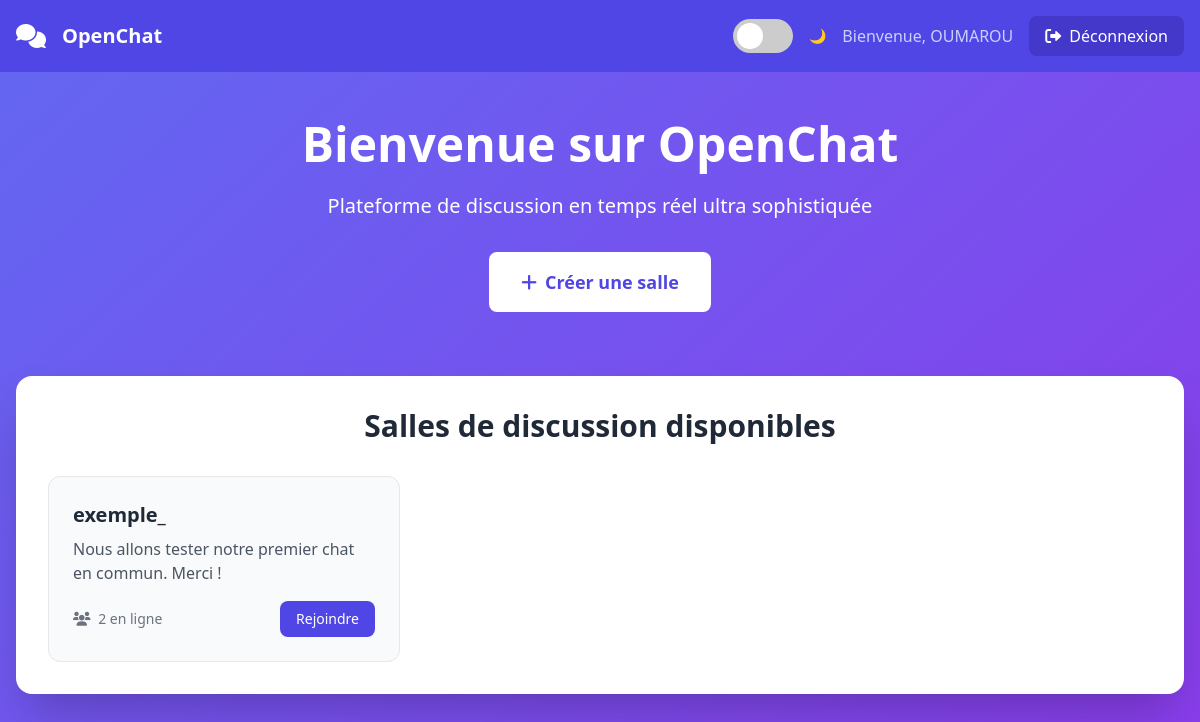
The app's page / (signed in) with its own data.
### accounts/models.py (models this page shows, shortened)
class CustomUser(AbstractUser):
    online = models.BooleanField(default=False)
    avatar = models.ImageField(upload_to='avatars/', null=True, blank=True)
    bio = models.TextField(max_length=500, blank=True)
    last_seen = models.DateTimeField(auto_now=True)
    class Meta:
        db_table = 'auth_user'

### chat/models.py (models this page shows, shortened)
class ChatRoom(models.Model):
    name = models.CharField(max_length=255, unique=True)
    description = models.TextField(blank=True)
    created_at = models.DateTimeField(auto_now_add=True)
    is_public = models.BooleanField(default=True)
    max_participants = models.IntegerField(default=50)
    def get_online_count(self):
        return self.participants.filter(online=True).count()
    class Meta:
        ordering = ['-created_at']

### chat/views.py (the view)
# urls.py: path('', views.index, name='index'),
@login_required
def index(request):
    rooms = ChatRoom.objects.filter(is_public=True)
    return render(request, 'chat/index.html', {'rooms': rooms})

### templates/chat/index.html (shortened to what this page needs)
{% extends 'base.html' %}
{% block content %}
<div class="min-h-screen bg-gradient-to-br from-indigo-500 to-purple-600 py-12">
    <div class="max-w-7xl mx-auto px-4">
        <div class="text-center text-white mb-16">
            <h1 class="text-5xl font-bold mb-6">Bienvenue sur OpenChat</h1>
            <p class="text-xl mb-8">Plateforme de discussion en temps réel ultra sophistiquée</p>
            {% if user.is_authenticated %}
                <a href="{% url 'chat:create_room' %}" class="bg-white text-indigo-600 hover:bg-gray-100 px-8 py-4 rounded-lg text-lg font-semibold transition duration-200 inline-flex items-center space-x-2">
                    <i class="fas fa-plus"></i>
                    <span>Créer une salle</span>
                </a>
            {% endif %}
        </div>
        <div class="bg-white rounded-2xl shadow-2xl p-8">
            <h2 class="text-3xl font-bold text-gray-800 mb-8 text-center">Salles de discussion disponibles</h2>
            {% if rooms %}
                <div class="grid md:grid-cols-2 lg:grid-cols-3 gap-6">
                    {% for room in rooms %}
                        <div class="bg-gray-50 rounded-xl p-6 border border-gray-200 hover:shadow-lg transition duration-200">
                            <h3 class="text-xl font-semibold text-gray-800 mb-2">{{ room.name }}</h3>
                            <p class="text-gray-600 mb-4">{{ room.description|default:"Rejoignez la conversation !" }}</p>
                            <div class="flex justify-between items-center">
                                <span class="text-sm text-gray-500">
                                    <i class="fas fa-users mr-1"></i>
                                    {{ room.get_online_count }} en ligne
                                </span>
                                <a href="{% url 'chat:chat_room' room.name %}" class="bg-indigo-600 hover:bg-indigo-700 text-white px-4 py-2 rounded-lg text-sm transition duration-200">
                                    Rejoindre
                                </a>
                            </div>
                        </div>
                    {% endfor %}
                </div>
            {% endif %}
        </div>
    </div>
</div>
{% endblock %}

### templates/base.html (shortened to what this page needs)
<!DOCTYPE html>
<html lang="fr">
<head>
    <script src="https://cdn.tailwindcss.com"></script>
    <link rel="stylesheet" href="https://cdnjs.cloudflare.com/ajax/libs/font-awesome/6.0.0/css/all.min.css">
</head>
<body class="bg-gray-100 min-h-screen">
    <nav class="bg-indigo-600 text-white shadow-lg">
        <div class="max-w-7xl mx-auto px-4">
            <div class="flex justify-between items-center py-4">
                <div class="flex items-center space-x-4">
                    <i class="fas fa-comments text-2xl"></i>
                    <h1 class="text-xl font-bold">OpenChat</h1>
                </div>
                <div class="flex items-center space-x-4">
                    <label class="theme-switch">
                        <span class="slider"></span>
                    </label>
                    <span class="text-sm text-indigo-200">🌙</span>
                    {% if user.is_authenticated %}
                        <span class="text-indigo-200">Bienvenue, {{ user.username }}</span>
                        <a href="{% url 'logout' %}" class="bg-indigo-700 hover:bg-indigo-800 px-4 py-2 rounded-lg transition duration-200">
                            <i class="fas fa-sign-out-alt mr-2"></i>Déconnexion
                        </a>
                    {% endif %}
                </div>
            </div>
        </div>
    </nav>
    <main>
        {% block content %}
        {% endblock %}
    </main>
</body>
</html>

### templates/base.html (style rules this page uses)
.theme-switch { position: relative; display: inline-block; width: 60px; height: 34px; }
.slider { position: absolute; cursor: pointer; top: 0; left: 0; right: 0; bottom: 0; background-color: #ccc; transition: .4s; border-radius: 34px; }
.slider:before { position: absolute; content: ""; height: 26px; width: 26px; left: 4px; bottom: 4px; background-color: white; transition: .4s; border-radius: 50%; }

### records on screen
ChatRoom: name "exemple_", description "Nous allons tester notre premier chat en commun. Merci !", get_online_count "2"

### other values on screen
{{ user.username }} "OUMAROU"
